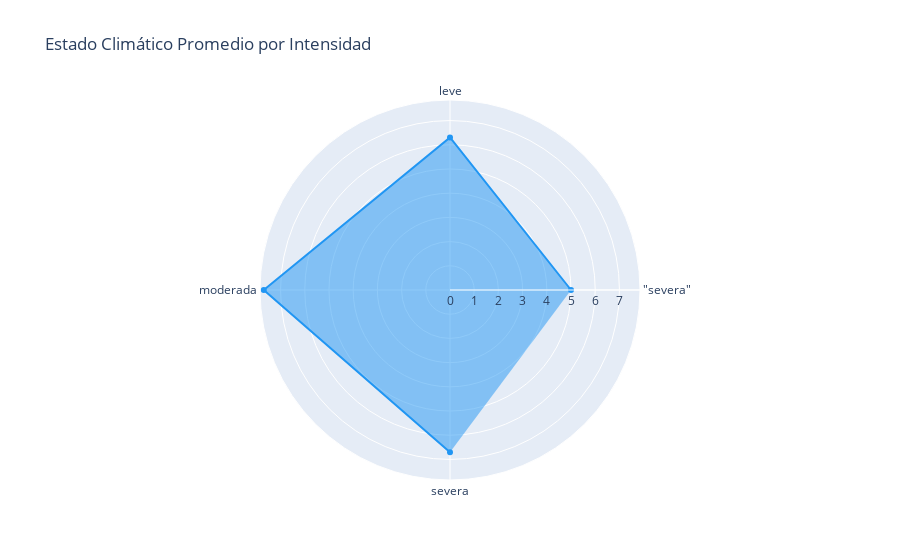

Notebook source saved alongside this figure:
### Code cell
# Gráfico de barras: Eventos de Inundación por Año e Intensidad
import pandas as pd
import plotly.graph_objects as go

# Cargar datos
bd_inundacion = pd.read_csv("inundaciones lluvias.csv")
bd_inundacion['registro_fecha'] = pd.to_datetime(bd_inundacion['registro_fecha'], format='%d/%m/%Y')

# Calcular promedio de estado climático por intensidad
estado_mean = bd_inundacion.groupby('intensidad')['estado_climatico'].mean().reset_index()

# Gráfico
fig = go.Figure(data=[
    go.Scatterpolar(
        r=estado_mean['estado_climatico'],
        theta=estado_mean['intensidad'],
        fill='toself',
        line_color='#2196F3'
    )
])
fig.update_layout(
    polar=dict(radialaxis=dict(visible=True)),
    showlegend=False,
    title='Estado Climático Promedio por Intensidad'
)
fig.show()

### Figure 1 — Plotly figure (JSON) as saved in the notebook; plotly's stock layout.template omitted (floating-point values rounded to 4 significant figures)
{"data": [{"fill": "toself", "line": {"color": "#2196F3"}, "r": [5.0, 6.3, 7.694, 6.706], "theta": ["\"severa\"", "leve", "moderada", "severa"], "type": "scatterpolar"}], "layout": {"polar": {"radialaxis": {"visible": true}}, "showlegend": false, "title": {"text": "Estado Climático Promedio por Intensidad"}}}
